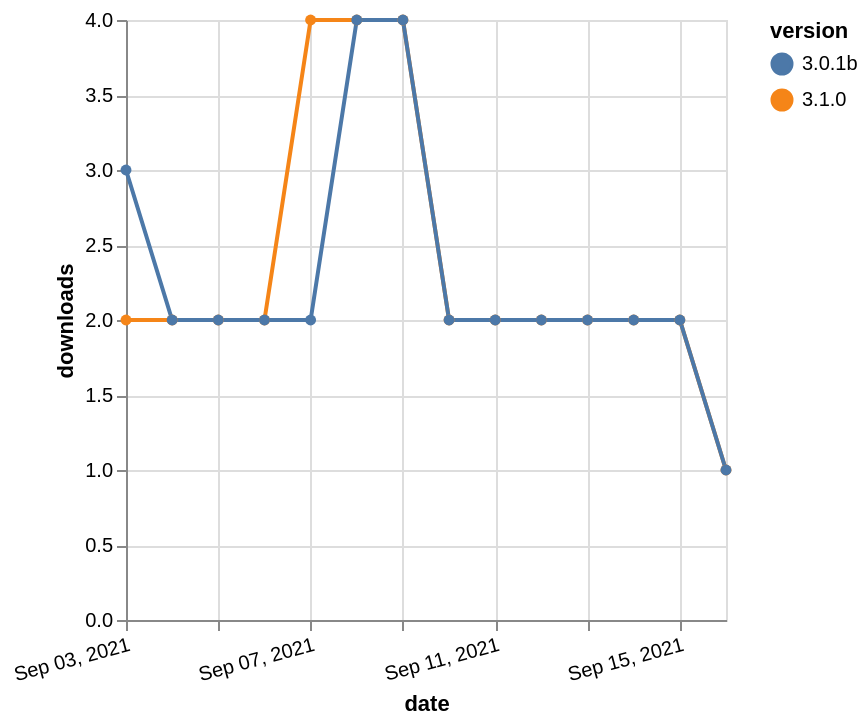

Express this chart as Vega-Lite.
### Vega-Lite specification from a JSON file in a GitHub repository (floating-point values rounded to 4 significant figures)
{"$schema": "https://vega.github.io/schema/vega-lite/v5.json", "description": "A simple bar chart with embedded data.", "data": {"values": [{"date": "2021-09-03", "total": 391, "delta": 2, "version": "3.1.0"}, {"date": "2021-09-04", "total": 393, "delta": 2, "version": "3.1.0"}, {"date": "2021-09-05", "total": 395, "delta": 2, "version": "3.1.0"}, {"date": "2021-09-06", "total": 397, "delta": 2, "version": "3.1.0"}, {"date": "2021-09-07", "total": 401, "delta": 4, "version": "3.1.0"}, {"date": "2021-09-08", "total": 405, "delta": 4, "version": "3.1.0"}, {"date": "2021-09-09", "total": 409, "delta": 4, "version": "3.1.0"}, {"date": "2021-09-10", "total": 411, "delta": 2, "version": "3.1.0"}, {"date": "2021-09-11", "total": 413, "delta": 2, "version": "3.1.0"}, {"date": "2021-09-12", "total": 415, "delta": 2, "version": "3.1.0"}, {"date": "2021-09-13", "total": 417, "delta": 2, "version": "3.1.0"}, {"date": "2021-09-14", "total": 419, "delta": 2, "version": "3.1.0"}, {"date": "2021-09-15", "total": 421, "delta": 2, "version": "3.1.0"}, {"date": "2021-09-16", "total": 422, "delta": 1, "version": "3.1.0"}, {"date": "2021-09-03", "total": 1146, "delta": 3, "version": "3.0.1b"}, {"date": "2021-09-04", "total": 1148, "delta": 2, "version": "3.0.1b"}, {"date": "2021-09-05", "total": 1150, "delta": 2, "version": "3.0.1b"}, {"date": "2021-09-06", "total": 1152, "delta": 2, "version": "3.0.1b"}, {"date": "2021-09-07", "total": 1154, "delta": 2, "version": "3.0.1b"}, {"date": "2021-09-08", "total": 1158, "delta": 4, "version": "3.0.1b"}, {"date": "2021-09-09", "total": 1162, "delta": 4, "version": "3.0.1b"}, {"date": "2021-09-10", "total": 1164, "delta": 2, "version": "3.0.1b"}, {"date": "2021-09-11", "total": 1166, "delta": 2, "version": "3.0.1b"}, {"date": "2021-09-12", "total": 1168, "delta": 2, "version": "3.0.1b"}, {"date": "2021-09-13", "total": 1170, "delta": 2, "version": "3.0.1b"}, {"date": "2021-09-14", "total": 1172, "delta": 2, "version": "3.0.1b"}, {"date": "2021-09-15", "total": 1174, "delta": 2, "version": "3.0.1b"}, {"date": "2021-09-16", "total": 1175, "delta": 1, "version": "3.0.1b"}]}, "width": "container", "mark": {"type": "line", "point": {"filled": true}}, "encoding": {"x": {"field": "date", "type": "temporal", "timeUnit": "yearmonthdate", "title": "date", "axis": {"labelAngle": -15}}, "y": {"field": "delta", "type": "quantitative", "title": "downloads"}, "color": {"field": "version", "type": "nominal"}, "tooltip": {"field": "delta"}}}
